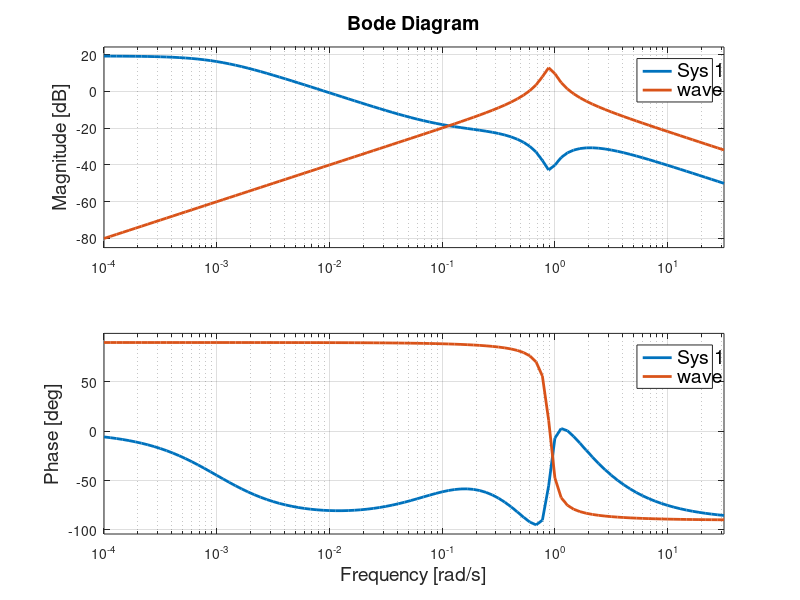

Here is the MATLAB script that generated this plot:
% exPassiveObs is compatible with MATLAB and GNU Octave (www.octave.org).
% The script plots the loop transfer function of the passive observer in
% Fossen (2021, Chapter 13.5) for dynamic positioning.
%
% Author:      Thor I. Fossen
% Date:        15th October 2002
% Revisions: 

% Filter parameters
T = eye(3)/1000
lambda = 0.1;
wo   = 0.8976;
wc   = 1.1;
T = diag([1000 1000 1000]);

% Filter gains
K1 = [-2*(1-lambda)*(wc/wo)*eye(3)
    2*wo*(1-lambda)*eye(3)     ]
K2 = diag([wc wc wc])
K4 = diag([0.1 0.1 0.01])
K3 = 0.1*K4

% Bode plots
figure(gcf)
w = logspace(-4,1.5,100);

i=1;  % mode = surge
h0 = tf([1 2*lambda*wo wo*wo],[1 (K1(i+3,i)+K2(i,i)+2*lambda*wo) ...
    (wo^2+2*lambda*wo*K2(i,i)-K1(i,i)*wo^2) wo^2*K2(i,i)]) 
hB = tf(K4(i,i)*[1 (1/T(i,i)+K3(i,i)/K4(i,i))],[1 1/T(i,i)])
wave = tf([wo^2 0],[1 2*lambda*wo wo^2])      % Wave response spectrum

bode(series(h0,hB),wave,w)

set(findall(gcf,'type','text'),'FontSize',14)
set(findall(gcf,'type','line'),'linewidth',2)





